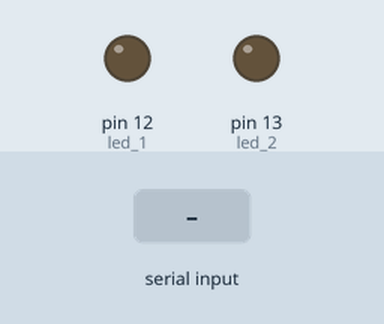
Simulated run of this sketch. Board: Arduino Uno, built with avr-gcc and run on an emulated ATmega328P. Parts: output pins drawn as LEDs (lit = HIGH). The inputs (shaded band) are chosen by the test bench.

Above: at 1.2 s.
1.3 s: "A" received over Serial
At 2.3 s:
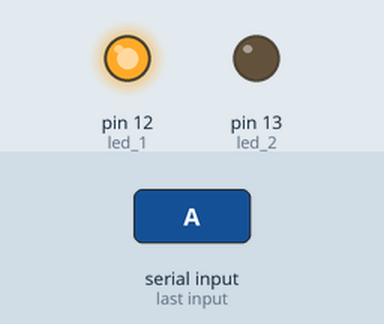
2.8 s: "C" received over Serial
At 3.4 s:
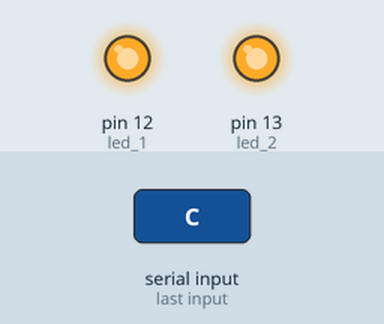
4.3 s: "B" received over Serial
At 4.6 s:
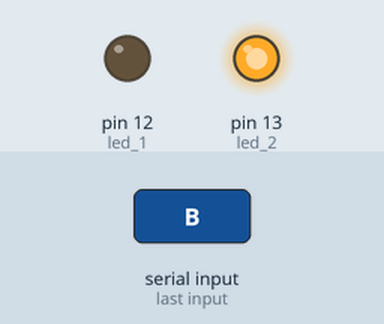
5.8 s: "D" received over Serial
At 6.9 s:
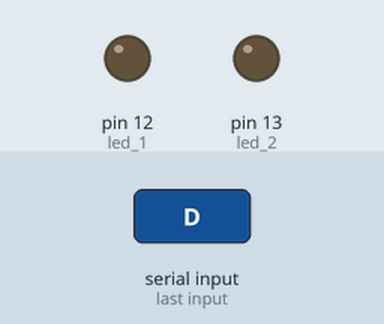
Timing chart, 0 to 8.3 s (numbered marks = the images above; inputs shaded):
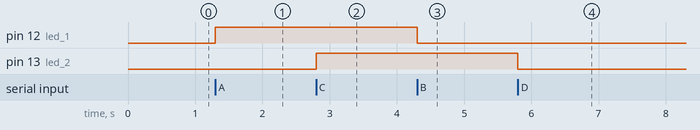

Measured:
- after the input at 1.3 s, pin 12 (led_1): LOW → HIGH at once
- after the input at 2.8 s, pin 13 (led_2): LOW → HIGH at once
- after the input at 4.3 s, pin 12 (led_1): HIGH → LOW at once
- after the input at 5.8 s, pin 13 (led_2): HIGH → LOW at once

The sketch:

Control_d_Arduino_a_trav_s_de_Bluetooth.ino
```cpp
int led_1=12;
int led_2=13;

char valor;

void setup() {
pinMode(led_1, OUTPUT);
pinMode(led_2, OUTPUT);
Serial.begin(9600);
}
void loop() {
   if (Serial.available())
  {
    valor=Serial.read();

    if (valor=='A')
    {
      digitalWrite(led_1, HIGH);
    }
    if (valor=='B')
    {
      digitalWrite(led_1, LOW);
    }
    if (valor=='C')
    {
      digitalWrite(led_2, HIGH);
    }
    if (valor=='D')
    {
      digitalWrite(led_2, LOW);


  }


}


}
```
